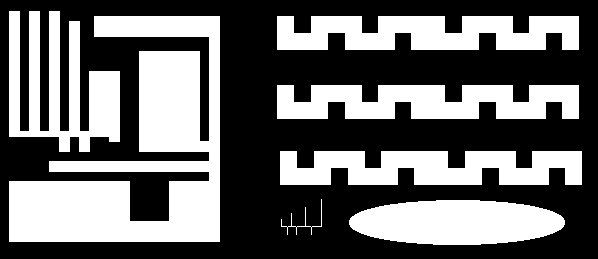
%> input picture poc/poc_cwiczenia/cwiczenia - rozwiazania/cwiczenia10/ccl1.png, 598 x 259 px
$ octave --eval "indeksacja;"   (GNU Octave 9; MATLAB toolbox functions it lacks are replaced by stand-ins)
%> lines starting %> are read from the running program, lines starting %| are printed output that depends on the picture; in (x1, y1, x2, y2) boxes, pixels count from 0 and x2, y2 are one past the last pixel; in counts of white or black regions, pixels touching at a corner belong together; the program's own positions count from 1
### poc/poc_cwiczenia/cwiczenia - rozwiazania/cwiczenia10/quick_union_root.m
function index = quick_union_root(tab,index)

while index ~= tab(index)
    index = tab(index);
end

end

### poc/poc_cwiczenia/cwiczenia - rozwiazania/cwiczenia10/indeksacja.m
function indeksacja()

Img_ccl1 = imread('ccl1.png');
%> Img_ccl1 is the input picture: size 259x598 uint8; 41.1% white; 7 white regions, largest, box (x1, y1, x2, y2) and area: (9, 16, 220, 242) 23561, (9, 11, 120, 152) 8081, (277, 16, 579, 50) 8024
Img_ccl1_original = Img_ccl1;
[ccl1_y,ccl1_x] = size(Img_ccl1);
%> ccl1_y = 259; ccl1_x = 598

N = 100;
L = 1;
id = 1:N;
lut = zeros(N);

for y = 2:ccl1_y
    for x  = 2:(ccl1_x-1)
        if (Img_ccl1(y,x) ~= 0)
            A = Img_ccl1(y-1,x-1);
            B = Img_ccl1(y-1,x);
            C = Img_ccl1(y-1,x+1);
            D = Img_ccl1(y,x-1);

            if sum([A B C D])==0
                Img_ccl1(y,x) = L;
                L = L + 1;
            else if min(nonzeros([A B C D])) == max(nonzeros([A B C D]))
                    %jeden lub wiecej z etykieta L
                    Img_ccl1(y,x) = min(nonzeros([A B C D]));
                else if min(nonzeros([A B C D])) ~= max(nonzeros([A B C D]))
                        %rozne etykiety
                        piksele_nz = nonzeros([A B C D]);
                        piksele_nz_min = piksele_nz(piksele_nz~=min(nonzeros([A B C D])));
                        piksele_nz_min_2 = min(piksele_nz_min);

                        Img_ccl1(y,x) = min(nonzeros([A B C D]));
                        id = quick_union(id,min(nonzeros([A B C D])),piksele_nz_min_2);
                    end
                end
            end
        end
    end
end
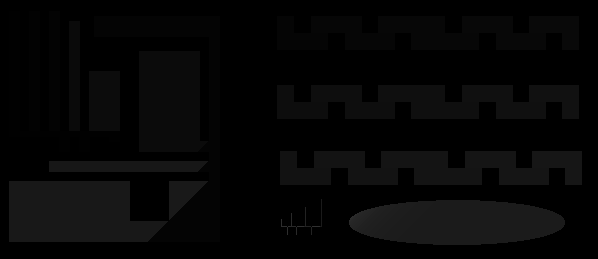
%> Img_ccl1: size 259x598 uint8; min 0, max 48, mean 6.1
%> after the loop, A = 27; B = 27; C = 27; D = 27; L = 49; id = 100 values, max 100 at index 100, min 2 at index 1, mean 51.53; piksele_nz = [24; 4; 4; 4]; piksele_nz_min = 24; piksele_nz_min_2 = 24
Img_ccl1_before_lut = Img_ccl1;

for i = 1:N
    lut(i) = quick_union_root(id,i);
end
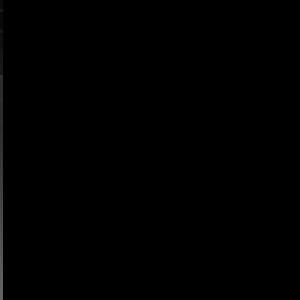
%> lut: size 100x100 double (shown 3 times larger); min 0, max 100, mean 0.5

for y = 2:ccl1_y
   for x = 2:(ccl1_x-1)
      if (Img_ccl1(y,x) > 0)
        Img_ccl1(y,x) = lut(Img_ccl1(y,x));
      end
   end
end


% indeksacja wbudowana

Img_ccl2 = imread('ccl2.png');
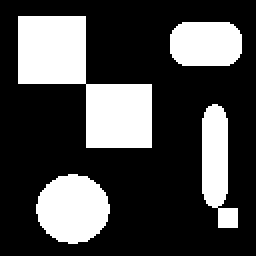
%> input picture poc/poc_cwiczenia/cwiczenia - rozwiazania/cwiczenia10/ccl2.png, 128 x 128 px (shown 2 times larger)
%> Img_ccl2: size 128x128 logical; 28.3% white; 4 white regions, box (x1, y1, x2, y2) and area: (9, 8, 76, 74) 2212, (18, 87, 55, 122) 987, (85, 11, 121, 33) 724, (101, 52, 119, 114) 716
Img_ccl2_bwlabel_4 = bwlabel(Img_ccl2,4);
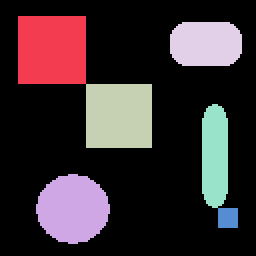
%> Img_ccl2_bwlabel_4: size 128x128 double (shown 2 times larger); 7 distinct labels, from 0 to 6; one colour per label, 0 black
Img_ccl2_bwlabel_8 = bwlabel(Img_ccl2,8);
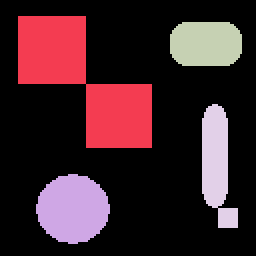
%> Img_ccl2_bwlabel_8: size 128x128 double (shown 2 times larger); 5 distinct labels, from 0 to 4; one colour per label, 0 black


figure1 = figure(1); f1_rows = 3; f1_cols = 2;
subplot(f1_rows,f1_cols,1); imshow(Img_ccl1_original,[]); title('Img ccl1 Original');
subplot(f1_rows,f1_cols,3); imshow(Img_ccl1_before_lut,[]); title('Img ccl1 Before Lut');
subplot(f1_rows,f1_cols,5); imshow(Img_ccl1,[]); title('Img ccl1 Final');

subplot(f1_rows,f1_cols,2); imshow(Img_ccl2,[]); title('Img ccl2 Original');
subplot(f1_rows,f1_cols,4); imshow(Img_ccl2_bwlabel_4,[]); title('Img ccl2 Bwlabel 4');
subplot(f1_rows,f1_cols,6); imshow(Img_ccl2_bwlabel_8,[]); title('Img ccl2 Bwlabel 8');

end
